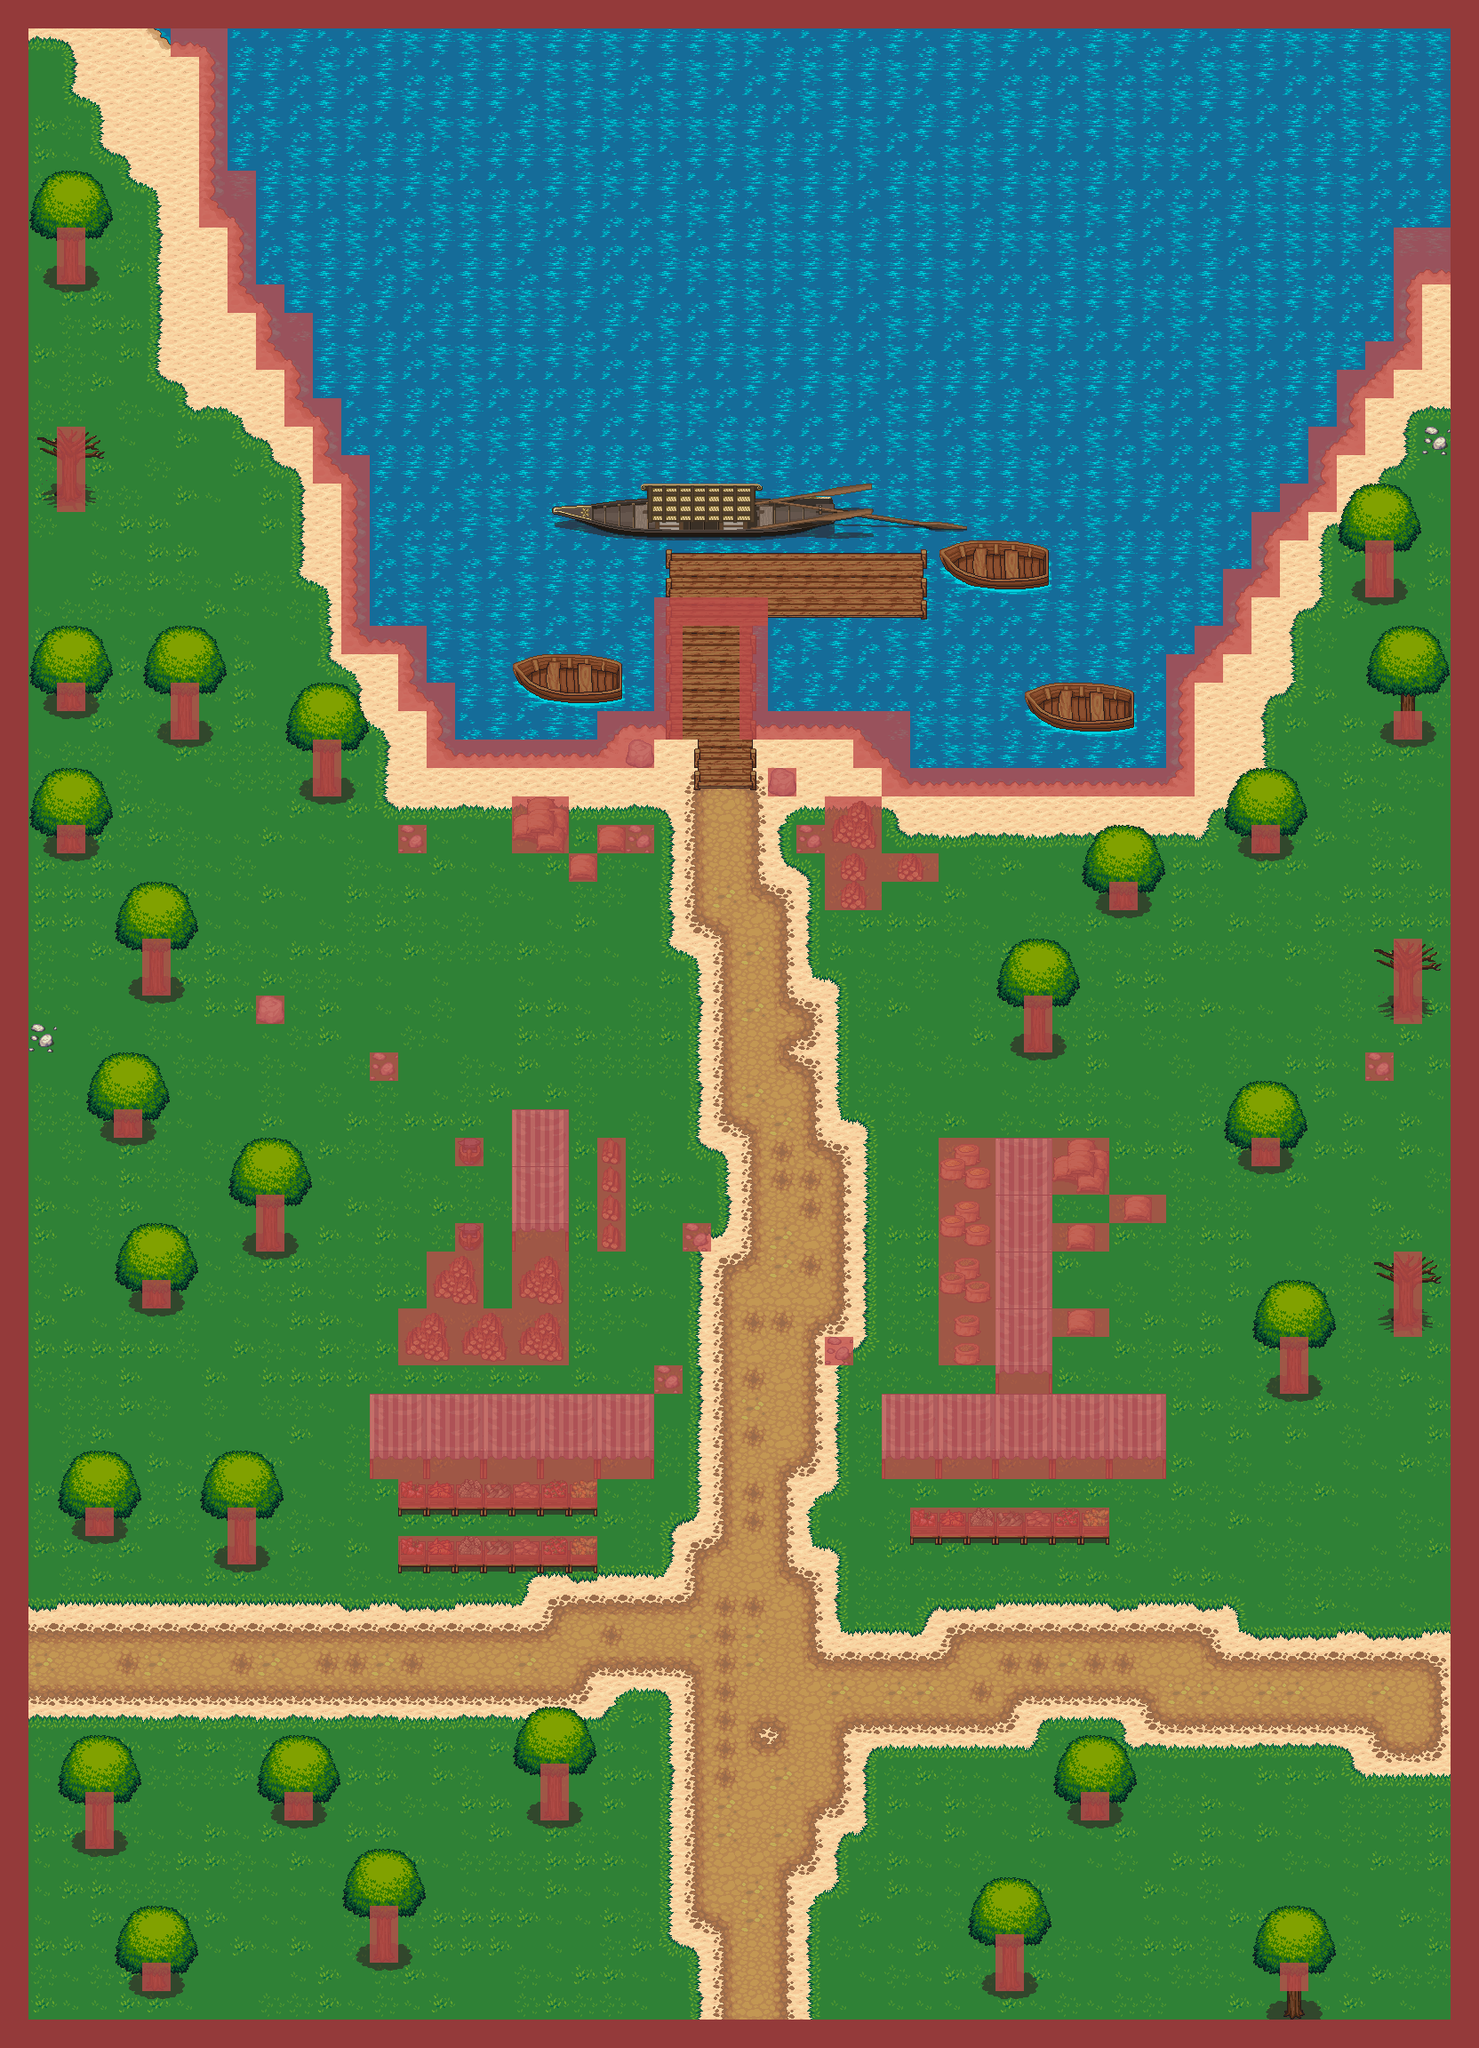

The image is a tile-based game level rendered from a .tmx file. Its description and source (layers, tilesets, objects; grid data summarised) follow:
An orthogonal 52x72 tile map with 32x32 px tiles, 6 tile layers (Tile Layer 1, Tile Layer 2, Tile Layer 3, items, ...), 6 tilesets.

<map version="1.0" tiledversion="1.1.5" orientation="orthogonal" renderorder="right-down" width="52" height="72" tilewidth="32" tileheight="32" infinite="0" nextobjectid="1">
 <tileset firstgid="1" source="../assets/Terrain.tsx" />
 <tileset firstgid="1025" source="../assets/house.tsx" />
 <tileset firstgid="1088" source="../assets/obj_misk_atlas.tsx" />
 <tileset firstgid="2112" source="../assets/trunk.tsx" />
 <tileset firstgid="2130" source="../assets/treetop.tsx" />
 <tileset firstgid="2172" source="../assets/castlefloors.tsx" />
 <layer name="Tile Layer 1" width="52" height="72">
  <data>[3744 cells, 3500 non-empty, 3 distinct tile ids]</data>
 </layer>
 <layer name="Tile Layer 2" width="52" height="72">
  <data>[3744 cells, 2609 non-empty, 8 distinct tile ids]</data>
 </layer>
 <layer name="Tile Layer 3" width="52" height="72">
  <data>[3744 cells, 2424 non-empty, 44 distinct tile ids]</data>
 </layer>
 <layer name="items" width="52" height="72">
  <data>[3744 cells, 587 non-empty, 112 distinct tile ids]</data>
 </layer>
 <layer name="treetops" width="52" height="72">
  <data>[3744 cells, 234 non-empty, 9 distinct tile ids]</data>
 </layer>
 <layer name="red" width="52" height="72" opacity="0.78">
  <data>[3744 cells, 584 non-empty, 1 distinct tile ids]</data>
 </layer>
</map>
